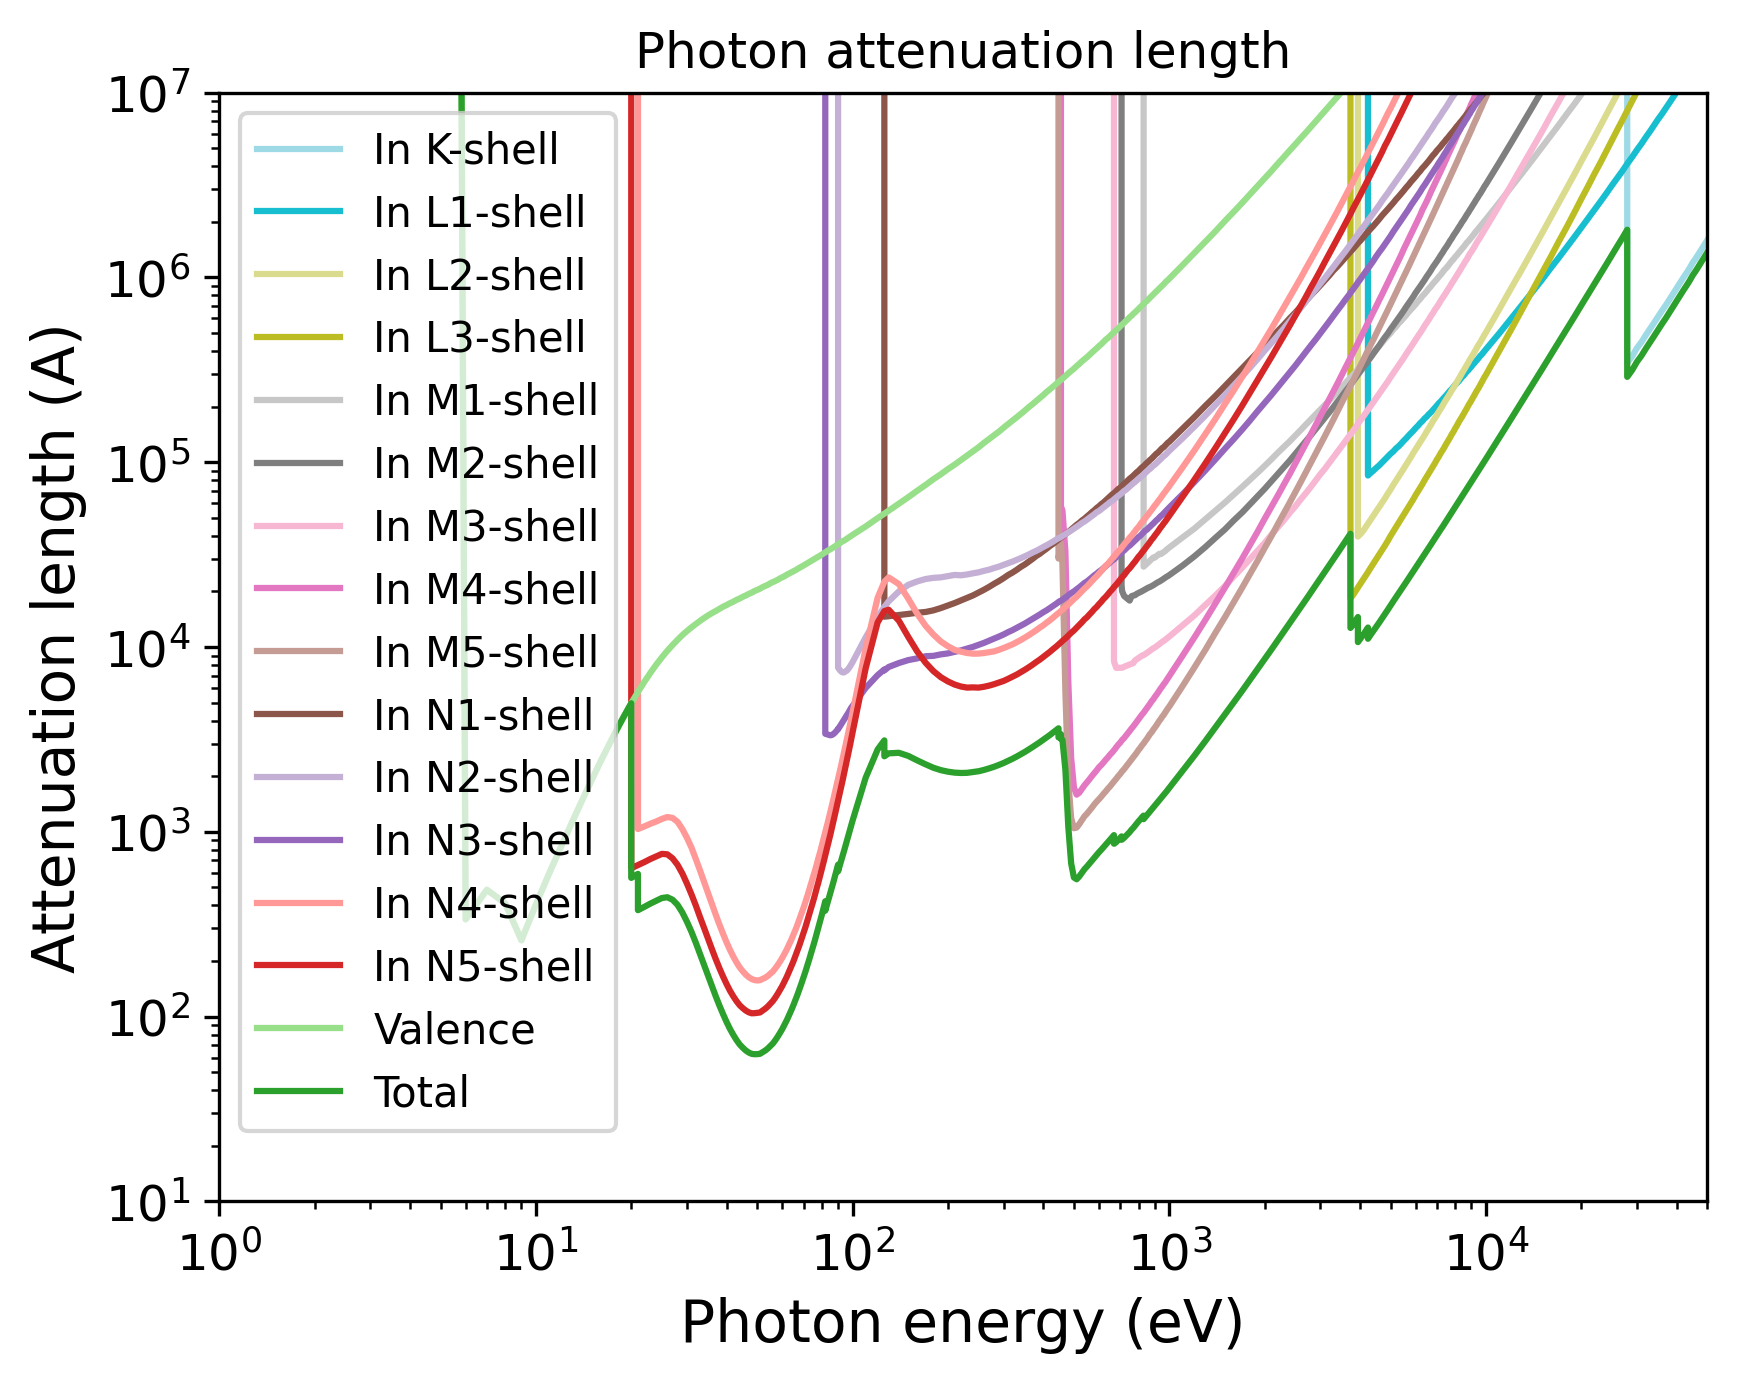

Recreate this plot in Python.
import pandas as pd
import numpy as np
import matplotlib.pyplot as plt
import matplotlib.cm as cm
# Set the format:
plt.xlabel("Photon energy (eV)", fontsize=14)
plt.ylabel("Attenuation length (A)", fontsize=14)
plt.xticks(fontsize=12)
plt.yticks(fontsize=12)
plt.grid(False)
# Set the axes:
# Read the output file:
df = pd.read_csv(r"OUTPUT_In_Photon_IMFP.dat", sep=r'\s+', header=None, comment="#", skipinitialspace=True)
plt.xscale("log")
plt.yscale("log")
# Prepare the plot:
columns_to_plot = [ 1, 2, 3, 4, 5, 6, 7, 8, 9, 10, 11, 12, 13, 14, 15, 16]
labels = [ "In K-shell", "In L1-shell", "In L2-shell", "In L3-shell", "In M1-shell", "In M2-shell", "In M3-shell", "In M4-shell", "In M5-shell", "In N1-shell", "In N2-shell", "In N3-shell", "In N4-shell", "In N5-shell", "Valence", "Total"]
# Create N distinct colors from a colormap
N = len(columns_to_plot)
colors = plt.cm.tab20(np.linspace(1, 0, 20))
# Set line styles:
linestyles = [ "-", "-", "-", "-", "-", "-", "-", "-", "-", "-", "-", "-", "-", "-", "-", "-"]
for i, col in enumerate(columns_to_plot):
    color = colors[i % len(colors)]
    ls    = linestyles[i % len(linestyles)]
    label = labels[i % len(labels)]
    plt.plot(df.iloc[:, 0], df.iloc[:, col],
    color=color,
    label=label,
    linestyle=ls)
plt.xlim(1.00000000,50000.00000000)
plt.ylim(10.00000000,10000000.00000000)
plt.title("Photon attenuation length")
plt.legend(loc="best", fontsize=10)
# Save the plot in this format:
plt.savefig("OUTPUT_MFP_photon.png", dpi=300, bbox_inches="tight")
